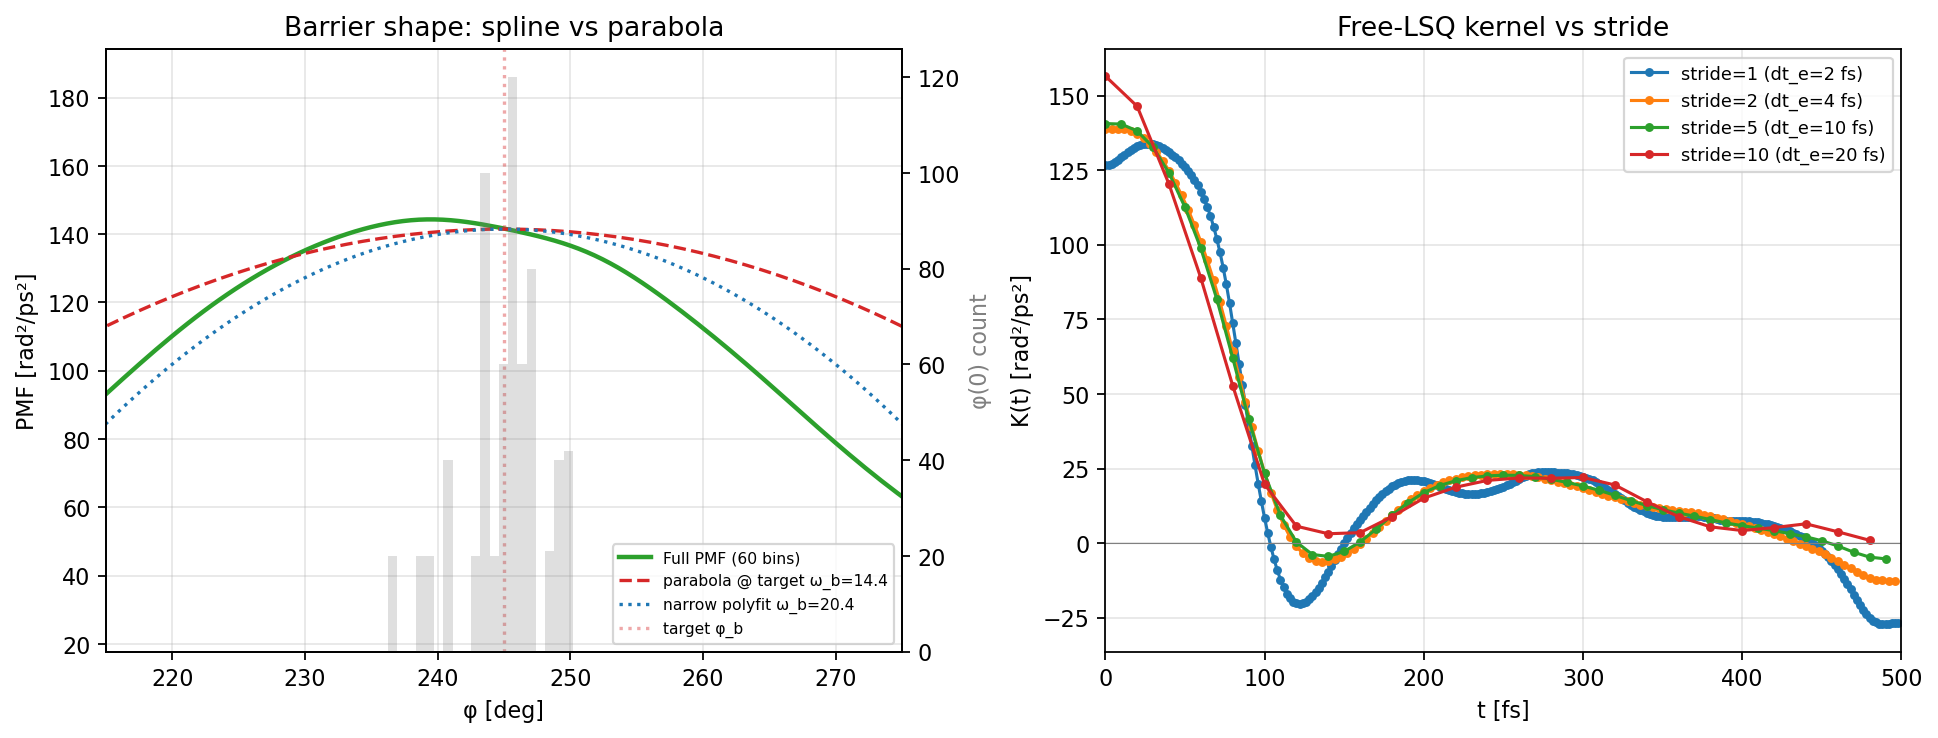

The script that saved this image:
#!/usr/bin/env python3
"""Sanity checks: barrier shape (is parabola valid?) + stride sensitivity."""
import os, sys, glob
import numpy as np
from scipy.interpolate import CubicSpline
import matplotlib
matplotlib.use('Agg')
import matplotlib.pyplot as plt

sys.path.insert(0, os.path.join(os.path.dirname(__file__),
                                '../../kernel_extraction'))
from nonstationary_kernel_lsq import extract_kernel_lsq

SHOOT = os.path.join(os.path.dirname(__file__),
                     'gromacs_run/shooting_barrier')

# Load
files = sorted(glob.glob(os.path.join(SHOOT, 'shoot_seed*/phi_data.npz')))
phi_l, pdot_l, ddot_l = [], [], []
phi_b_pl = 2.0071
phi_b = (-phi_b_pl) % (2*np.pi)
phi_tol = np.radians(10.0)
phi0_arr = []
for f in files:
    d = np.load(f)
    p0 = d['phi'][0]
    dist = abs(p0 - phi_b)
    if dist > np.pi: dist = 2*np.pi - dist
    if dist < phi_tol:
        phi_l.append(d['phi']); pdot_l.append(d['phidot']); ddot_l.append(d['ddot'])
        phi0_arr.append(p0)
phi0_arr = np.array(phi0_arr)
print(f"Accepted {len(phi_l)} trajectories")
print(f"  phi(0) distribution: mean={np.degrees(phi0_arr.mean()):.2f}°, "
      f"std={np.degrees(phi0_arr.std()):.2f}°, "
      f"range=[{np.degrees(phi0_arr.min()):.2f},{np.degrees(phi0_arr.max()):.2f}]°")
print(f"  Target phi_b = {np.degrees(phi_b):.2f}°  "
      f"(offset of mean: {np.degrees(phi0_arr.mean()-phi_b):.2f}°)")

dt_md = 0.002

# Mean force binning
all_phi = np.concatenate(phi_l)
all_dd = np.concatenate(ddot_l)
nbins = 60   # finer binning
edges = np.linspace(0, 2*np.pi, nbins+1)
centers = 0.5*(edges[:-1]+edges[1:])
F = np.zeros(nbins); cnt = np.zeros(nbins)
for i in range(nbins):
    m = (all_phi >= edges[i]) & (all_phi < edges[i+1])
    cnt[i] = m.sum()
    if m.sum() > 10: F[i] = np.mean(all_dd[m])
phi_ext = np.concatenate([centers - 2*np.pi, centers, centers + 2*np.pi])
F_ext = np.tile(F, 3)
cs = CubicSpline(phi_ext, F_ext)

# Find PMF maximum (where F crosses zero with negative slope)
phi_grid = np.linspace(phi_b - 0.4, phi_b + 0.4, 2000)
F_grid = cs(phi_grid)
# Sign change
sgn = np.sign(F_grid)
crossings = np.where(np.diff(sgn) != 0)[0]
phi_b_actual = None
for c in crossings:
    if cs(phi_grid[c], 1) < 0:  # negative slope = top of PMF
        # linear interpolate to zero
        phi_b_actual = phi_grid[c] - F_grid[c]*(phi_grid[c+1]-phi_grid[c])/(F_grid[c+1]-F_grid[c])
        break
omega_b_target = np.sqrt(abs(-cs(phi_b, 1)))
omega_b_actual = np.sqrt(abs(-cs(phi_b_actual, 1))) if phi_b_actual else None
print(f"\n  PMF maximum (zero-force, dF/dphi<0):")
print(f"    target (PLUMED)   phi_b = {np.degrees(phi_b):.3f}°,  ω_b = {omega_b_target:.3f} rad/ps")
if phi_b_actual:
    print(f"    actual (from data)        = {np.degrees(phi_b_actual):.3f}°,  ω_b = {omega_b_actual:.3f} rad/ps")
    print(f"    offset = {np.degrees(phi_b_actual - phi_b):.3f}°")

# PMF
phi_grid_full = np.linspace(0, 2*np.pi, 600)
fe = -np.cumsum(cs(phi_grid_full))*(phi_grid_full[1]-phi_grid_full[0])
fe -= fe.min()

# Fit parabola in narrow window around the actual barrier
phi_use = phi_b_actual if phi_b_actual else phi_b
narrow = abs(phi_grid_full - phi_use) < 0.15
poly = np.polyfit(phi_grid_full[narrow] - phi_use, fe[narrow], 2)
omega_b_poly = np.sqrt(abs(2*poly[0]))
print(f"    parabolic fit on |Δφ|<0.15 rad: ω_b = {omega_b_poly:.3f} rad/ps  "
      f"(vs spline {omega_b_actual or omega_b_target:.3f})")

# Plot 1: PMF + several parabolic approximations
fig, axes = plt.subplots(1, 2, figsize=(12, 4.5), constrained_layout=True)
ax = axes[0]
ax.plot(np.degrees(phi_grid_full), fe, 'C2-', lw=2, label='Full PMF (60 bins)')
fe_at = fe[np.argmin(abs(phi_grid_full - phi_use))]
phi_arr = phi_grid_full
fe_par_target = -0.5*omega_b_target**2*(phi_arr-phi_b)**2 + fe[np.argmin(abs(phi_arr-phi_b))]
ax.plot(np.degrees(phi_arr), fe_par_target, 'C3--', lw=1.5,
        label=f'parabola @ target ω_b={omega_b_target:.1f}')
if phi_b_actual:
    fe_par_actual = -0.5*omega_b_actual**2*(phi_arr-phi_b_actual)**2 + fe_at
    ax.plot(np.degrees(phi_arr), fe_par_actual, 'C1--', lw=1.5,
            label=f'parabola @ actual ω_b={omega_b_actual:.1f}')
fe_par_poly = -0.5*omega_b_poly**2*(phi_arr-phi_use)**2 + fe_at
ax.plot(np.degrees(phi_arr), fe_par_poly, 'C0:', lw=1.5,
        label=f'narrow polyfit ω_b={omega_b_poly:.1f}')
ax.axvline(np.degrees(phi_b), color='C3', ls=':', alpha=0.4, label='target φ_b')
if phi_b_actual:
    ax.axvline(np.degrees(phi_b_actual), color='C1', ls=':', alpha=0.6, label='actual φ_b')
# initial-position histogram
ax2 = ax.twinx()
ax2.hist(np.degrees(phi0_arr), bins=20, color='gray', alpha=0.25, label='φ(0) histogram')
ax2.set_ylabel('φ(0) count', color='gray')
ax.set_xlabel('φ [deg]'); ax.set_ylabel('PMF [rad²/ps²]')
ax.set_title('Barrier shape: spline vs parabola')
ax.legend(fontsize=7, loc='lower right')
ax.set_xlim(np.degrees(phi_use)-30, np.degrees(phi_use)+30)
ax.set_ylim(fe[abs(phi_grid_full-phi_use)<0.5].min()-50,
            fe[abs(phi_grid_full-phi_use)<0.5].max()+50)
ax.grid(True, alpha=0.3)

# Stride sweep on the kernel
F_full = lambda x: cs(x)
ax = axes[1]
strides = [1, 2, 5, 10]
for s in strides:
    dt_e = dt_md*s
    nk = max(10, int(0.5/dt_e))
    tm = max(5, int(0.5/dt_e))
    x_sub, v_sub, a_sub = [], [], []
    for phi, jv in zip(phi_l, pdot_l):
        phi_s = phi[::s]; jv_s = jv[::s]
        T = len(jv_s)
        a_s = np.zeros(T)
        a_s[1:-1] = (jv_s[2:] - jv_s[:-2])/(2*dt_e)
        a_s[0] = a_s[1]; a_s[-1] = a_s[-2]
        x_sub.append(phi_s); v_sub.append(jv_s); a_sub.append(a_s)
    res = extract_kernel_lsq(x_sub, v_sub, a_sub, dt_e,
                             n_kernel=nk, t0_max_idx=0,
                             tau_max_idx=tm, force_func=F_full)
    K = res['K']
    t_k = np.arange(len(K))*dt_e
    gamma_int = np.trapz(K, dx=dt_e)
    print(f"  stride={s:2d} (dt_e={dt_e*1000:.0f} fs): K(0)={K[0]:.1f}, "
          f"γ_int={gamma_int:.2f}, n_kernel={nk}, reg={res.get('reg', 0):.2e}")
    ax.plot(t_k*1000, K, 'o-', ms=3, lw=1.4,
            label=f"stride={s} (dt_e={dt_e*1000:.0f} fs)")
ax.axhline(0, color='gray', lw=0.5)
ax.set_xlabel('t [fs]'); ax.set_ylabel('K(t) [rad²/ps²]')
ax.set_title('Free-LSQ kernel vs stride')
ax.legend(fontsize=8); ax.grid(True, alpha=0.3)
ax.set_xlim(0, 500)

plt.savefig('check_barrier_and_stride.png', dpi=160, bbox_inches='tight')
print("\nSaved check_barrier_and_stride.png")
